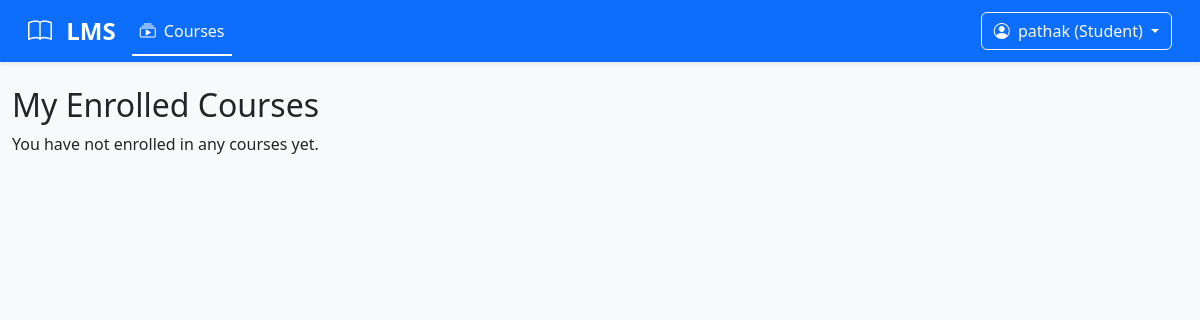
Before: /courses/student/enrolled/ (signed in) with the older database file.
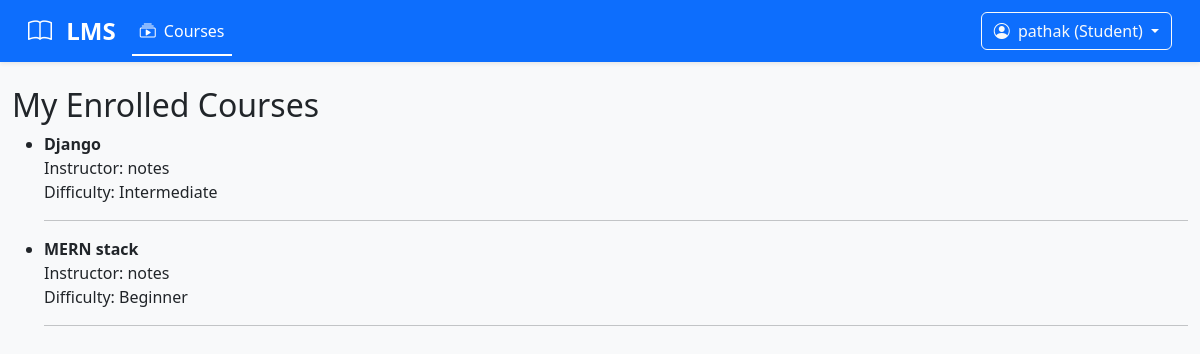
After: the same page with the newer database file.
### courses/models.py (models this page shows, shortened)
class Course(models.Model):
    title = models.CharField(max_length=200)  # Title of the course
    description = models.TextField()          # Detailed course description
    instructor = models.ForeignKey(User, on_delete=models.CASCADE)  # Who created this course
    difficulty = models.CharField(max_length=20, choices=DIFFICULTY_CHOICES)  # Difficulty level
    created_at = models.DateTimeField(auto_now_add=True)  # Auto-set to current date when created

### courses/views.py (the view)
# urls.py: path('student/enrolled/', views.enrolled_courses_view, name='enrolled_courses'),
@login_required
@user_passes_test(is_student)
def enrolled_courses_view(request):
    enrollments = Enrollment.objects.filter(student=request.user)
    courses = [enrollment.course for enrollment in enrollments]
    return render(request, 'courses/enrolled_courses.html', {'courses': courses})

### courses/views.py (called while the page is built)
def is_student(user):
    return user.groups.filter(name='Student').exists()

### notifications/context_processors.py (called while the page is built)
def unread_notifications(request):
    if request.user.is_authenticated:
        unread_count = Notification.objects.filter(user=request.user, is_read=False).count()
    else:
        unread_count = 0
    return {'unread_notification_count': unread_count}

### courses/templates/courses/enrolled_courses.html
{% extends 'base.html' %}
{% block content %}
  <h2>My Enrolled Courses</h2>
  {% if courses %}
    <ul>
      {% for course in courses %}
        <li>
          <strong>{{ course.title }}</strong> <br>
          Instructor: {{ course.instructor.username }} <br>
          Difficulty: {{ course.difficulty }} <br>
        </li>
        <hr>
      {% endfor %}
    </ul>
  {% else %}
    <p>You have not enrolled in any courses yet.</p>
  {% endif %}
{% endblock %}

Changed rows visible on the page:
added Course: title "Django", instructor.username "notes", difficulty "Intermediate"
added Course: title "MERN stack", instructor.username "notes", difficulty "Beginner"
Other visible differences:
text no longer shown: "You have not enrolled in any courses yet."
